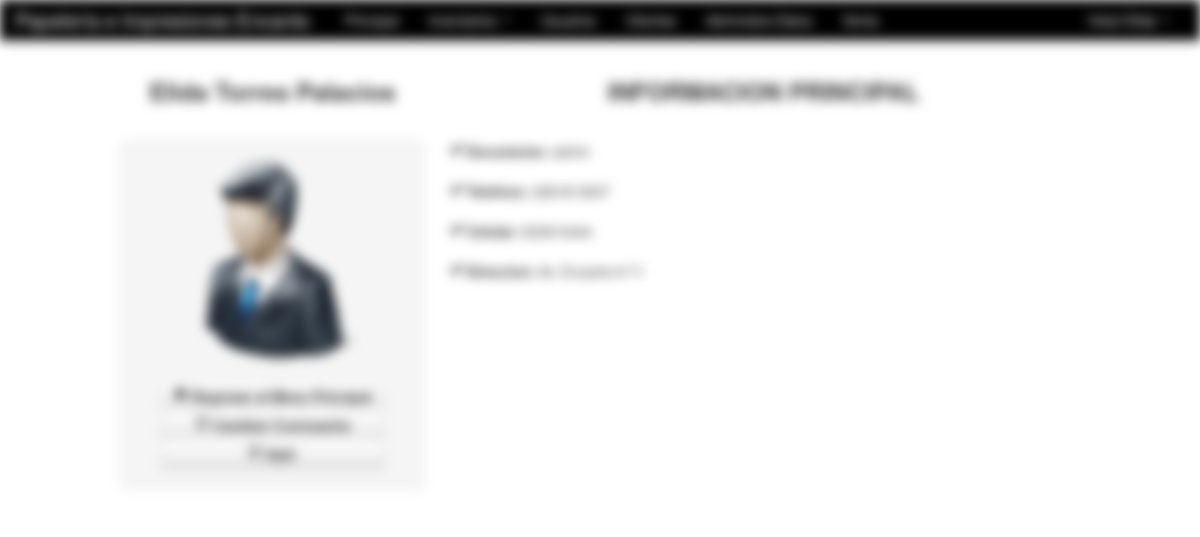
Screenshot of /perfil.php (signed in) with the database file from the repository.
### tables this page shows
CREATE TABLE IF NOT EXISTS `persona` (
`idPersona` int(11) NOT NULL,
  `doc` varchar(30) NOT NULL,
  `nom` varchar(25) NOT NULL,
  `ape` varchar(40) NOT NULL,
  `fecha` date NOT NULL,
  `tel` varchar(15) NOT NULL,
  `cel` varchar(15) NOT NULL,
  `sexo` varchar(10) NOT NULL,
  `dir` varchar(40) NOT NULL,
  `nota` varchar(50) NOT NULL,
  `fechar` date NOT NULL,
  `estado` varchar(20) NOT NULL,
  `empresa_idEmpresa` int(11) NOT NULL
);

### Modulos/php_conexion.php (called while the page is built, shortened)
<?php
	function limpiar($tags){
		$tags = strip_tags($tags);
		return $tags;
	}
?>

### perfil.php (the view, shortened to what this page needs)
<?php
	include_once "Modulos/php_conexion.php";
	include_once "class/class.php";
	$documento=limpiar($_SESSION['cod_user']);
	$paaw=mysql_query("SELECT * FROM persona WHERE doc='$documento'");
	if($rwow=mysql_fetch_array($paaw)){
		$nombre=$rwow['nom'].' '.$rwow['ape'];
		$tel=$rwow['tel'];		$cel=$rwow['cel'];	$dir=$rwow['dir'];
	}
?>
<!DOCTYPE html>
<html lang="es">
  <head>
    <link href="css/bootstrap.css" rel="stylesheet">
    <link href="css/bootstrap-responsive.css" rel="stylesheet">
  </head>
  <body>
	<?php
			include_once "menu/m_principal.php";
	?>
    <div align="center">
    <table width="80%">
      <tr>
        <td>
        	<div class="row-fluid">
                <div class="span4" align="center">
					<h3 align="center"><?php echo $nombre; ?></h3><br>
                	<div class="well">
						<?php
                            if (file_exists("usuarios/".$_SESSION['cod_user'].".jpg")){
                                echo '<img src="usuarios/'.$_SESSION['cod_user'].'.jpg" width="200" height="200" class="img-polaroid img-polaroid">';
                            }else{
                                echo '<img src="usuarios/defecto.png" width="200" height="200">';
                            }
                        ?>
                        <br><br>
                        <div class="btn-group btn-group-vertical">
	                        <a href="Principal.php" class="btn"><strong><i class="icon-home"></i> Regresar al Menu Principal</strong></a>
                            <a href="cambiar_contra.php" class="btn"><strong><i class="icon-refresh"></i> Cambiar Contraseña</strong></a>
                            <a href="php_cerrar.php" class="btn"><strong><i class="icon-off"></i> Salir</strong></a>
                        </div>
                    </div>
                </div>
                <div class="span8">
                	<h3 align="center">INFORMACION PRINCIPAL</h3><br>
                	<strong><i class="icon-ok"></i> Documento: </strong> <?php echo $documento; ?><br><br>
                    <strong><i class="icon-ok"></i> Telefono: </strong> <?php echo $tel; ?><br><br>
					<strong><i class="icon-ok"></i> Celular: </strong> <?php echo $cel; ?><br><br>
                    <strong><i class="icon-ok"></i> Direccion: </strong> <?php echo $dir; ?><br><br>
                </div>
            </div>
        </td>
      </tr>
    </table>
    </div>
  </body>
</html>

### perfil.php (style rules this page uses)
body { padding-top: 60px; padding-bottom: 40px; }

### rows the page displays
persona: nombre "Elida Torres Palacios", tel "2281813637", cel "823610444", dir "Av. Encanto # 71"

### other values shown
$_SESSION['user_name'] "Elida"
$documento "admin"
